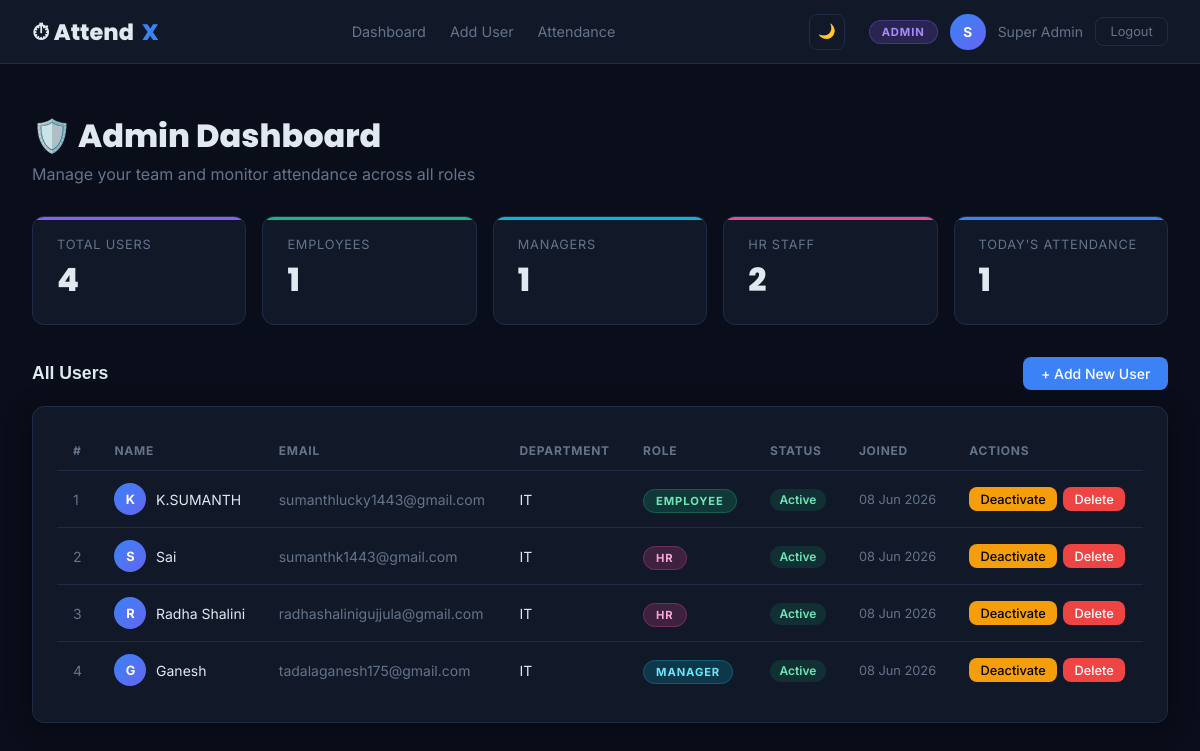
The page /admin/dashboard (signed in) on the database its author committed.
### app.py (models this page shows, shortened)
class User(db.Model):
    __tablename__ = 'users'
    id            = db.Column(db.Integer, primary_key=True)
    name          = db.Column(db.String(120), nullable=False)
    email         = db.Column(db.String(120), unique=True, nullable=False)
    department    = db.Column(db.String(100))
    role          = db.Column(db.String(20), nullable=False, default=RoleEnum.EMPLOYEE)
    password_hash = db.Column(db.String(256), nullable=False)
    is_active     = db.Column(db.Boolean, default=True)
    created_at    = db.Column(db.DateTime, default=datetime.utcnow)
    attendances   = db.relationship('Attendance', backref='user', lazy=True)
    @property
    def is_authenticated(self): return True

### app.py (the view)
@app.route('/admin/dashboard')
@login_required
def admin_dashboard():
    if current_user.role != RoleEnum.ADMIN:
        flash('Access denied.', 'danger')
        return redirect(url_for('login'))
    users      = User.query.filter(User.role != RoleEnum.ADMIN).all()
    stats = {
        'total':    len(users),
        'employee': sum(1 for u in users if u.role == RoleEnum.EMPLOYEE),
        'manager':  sum(1 for u in users if u.role == RoleEnum.MANAGER),
        'hr':       sum(1 for u in users if u.role == RoleEnum.HR),
    }
    today_att = Attendance.query.filter_by(date=date.today()).count()
    return render_template('admin/dashboard.html', users=users, stats=stats, today_att=today_att)

### app.py (called while the page is built)
@login_manager.user_loader
def load_user(user_id):
    return User.query.get(int(user_id))

### templates/admin/dashboard.html (shortened to what this page needs)
{% extends "base.html" %}
{% block nav_links %}
  <a href="{{ url_for('admin_dashboard') }}">Dashboard</a>
  <a href="{{ url_for('admin_add_user') }}">Add User</a>
  <a href="{{ url_for('admin_attendance') }}">Attendance</a>
{% endblock %}
{% block content %}
<div class="page">
  <div class="page-header">
    <h1>🛡️ Admin Dashboard</h1>
    <p>Manage your team and monitor attendance across all roles</p>
  </div>
  <div class="stat-grid">
    <div class="stat-card" style="--clr:#8b5cf6">
      <div class="label">Total Users</div>
      <div class="value">{{ stats.total }}</div>
    </div>
    <div class="stat-card" style="--clr:#10b981">
      <div class="label">Employees</div>
      <div class="value">{{ stats.employee }}</div>
    </div>
    <div class="stat-card" style="--clr:#06b6d4">
      <div class="label">Managers</div>
      <div class="value">{{ stats.manager }}</div>
    </div>
    <div class="stat-card" style="--clr:#ec4899">
      <div class="label">HR Staff</div>
      <div class="value">{{ stats.hr }}</div>
    </div>
    <div class="stat-card" style="--clr:#3b82f6">
      <div class="label">Today's Attendance</div>
      <div class="value">{{ today_att }}</div>
    </div>
  </div>
  <div style="display:flex; justify-content:space-between; align-items:center; margin-bottom:1rem;">
    <h2 style="font-family:'Syne',sans-serif; font-size:1.1rem; color:var(--text)">All Users</h2>
    <a href="{{ url_for('admin_add_user') }}" class="btn btn-primary">+ Add New User</a>
  </div>
  <div class="card">
    <div class="table-wrap">
      <table>
        <thead>
          <tr>
            <th>#</th>
            <th>Name</th>
            <th>Email</th>
            <th>Department</th>
            <th>Role</th>
            <th>Status</th>
            <th>Joined</th>
            <th>Actions</th>
          </tr>
        </thead>
        <tbody>
          {% for user in users %}
          <tr>
            <td style="color:var(--muted)">{{ loop.index }}</td>
            <td>
              <div style="display:flex; align-items:center; gap:.6rem;">
                <div style="width:32px; height:32px; border-radius:50%;
                  background:linear-gradient(135deg,var(--accent),var(--accent2));
                  display:flex; align-items:center; justify-content:center;
                  font-weight:700; font-size:.8rem; color:#fff; flex-shrink:0;">
                  {{ user.name[0].upper() }}
                </div>
                {{ user.name }}
              </div>
            </td>
            <td style="color:var(--muted)">{{ user.email }}</td>
            <td>{{ user.department or '—' }}</td>
            <td>
              <span class="role-badge role-{{ user.role }}">{{ user.role }}</span>
            </td>
            <td>
              {% if user.is_active %}
                <span class="pill pill-active">Active</span>
              {% else %}
                <span class="pill pill-inactive">Inactive</span>
              {% endif %}
            </td>
            <td style="color:var(--muted); font-size:.8rem;">{{ user.created_at.strftime('%d %b %Y') }}</td>
            <td>
              <div style="display:flex; gap:.4rem; flex-wrap:wrap;">
                <form action="{{ url_for('toggle_user', user_id=user.id) }}" method="post" style="margin:0;">
                  <button type="submit" class="btn btn-sm {% if user.is_active %}btn-warning{% else %}btn-success{% endif %}">
                    {% if user.is_active %}Deactivate{% else %}Activate{% endif %}
                  </button>
                </form>
                <form action="{{ url_for('delete_user', user_id=user.id) }}" method="post" style="margin:0;">
                  <button type="submit" class="btn btn-sm btn-danger" onclick="return confirm('Delete {{ user.name }}?')">Delete</button>
                </form>
              </div>
            </td>
          </tr>
          {% else %}
          <tr>
            <td colspan="8" style="text-align:center; color:var(--muted); padding:2rem;">
              No users yet. <a href="{{ url_for('admin_add_user') }}">Add the first one →</a>
            </td>
          </tr>
          {% endfor %}
        </tbody>
      </table>
    </div>
  </div>
</div>
{% endblock %}

### templates/base.html (shortened to what this page needs)
<!DOCTYPE html>
<html lang="en">
<head>
</head>
<body>
{% if current_user.is_authenticated %}
<nav class="navbar">
  <div class="navbar-brand">⏱ Attend<span>X</span></div>
  <div class="nav-links">
    {% block nav_links %}{% endblock %}
  </div>
  <div class="nav-user">
    <button class="theme-toggle" id="themeToggle" title="Toggle dark/light theme">
      <span id="themeIcon">🌙</span>
    </button>
    <span class="role-badge role-{{ current_user.role }}">{{ current_user.role }}</span>
    <div class="avatar">{{ current_user.name[0].upper() }}</div>
    <span style="font-size:.875rem; color:var(--muted)">{{ current_user.name }}</span>
    <a href="{{ url_for('logout') }}" class="btn-logout">Logout</a>
  </div>
</nav>
{% endif %}
<div class="alerts">
</div>
{% block content %}{% endblock %}
</body>
</html>

### templates/base.html (style rules this page uses)
:root { --bg: #0a0e1a; --surface: #111827; --surface2: #1a2235; --border: #1e2d45; --text: #e2e8f0; --muted: #64748b; --accent: #3b82f6; --accent2: #6366f1; --success: #10b981; --warning: #f59e0b; --danger: #ef4444; --admin: #8b5cf6; --manager: #06b6d4; --hr: #ec4899; --employee: #10b981; --radius: 12px; --shadow: 0 4px 24px rgba(0,0,0,.4); }
* { box-sizing:border-box; margin:0; padding:0; }
body { font-family:'Inter',sans-serif; background:var(--bg); color:var(--text); min-height:100vh; transition:background-color .3s ease, color .3s ease; }
a { color:var(--accent); text-decoration:none; }
.navbar { background:var(--surface); border-bottom:1px solid var(--border); padding:0 2rem; display:flex; align-items:center; justify-content:space-between; height:64px; position:sticky; top:0; z-index:100; backdrop-filter:blur(12px); }
.navbar-brand { font-family:'Poppins',sans-serif; font-weight:800; font-size:1.4rem; color:var(--text); display:flex; align-items:center; gap:.5rem; }
.navbar-brand span { color:var(--accent); }
.role-badge { padding:.25rem .75rem; border-radius:99px; font-size:.7rem; font-weight:700; letter-spacing:.08em; text-transform:uppercase; }
.role-admin { background:rgba(139,92,246,.2); color:#a78bfa; border:1px solid rgba(139,92,246,.3); }
.role-manager { background:rgba(6,182,212,.2); color:#67e8f9; border:1px solid rgba(6,182,212,.3); }
.role-hr { background:rgba(236,72,153,.2); color:#f9a8d4; border:1px solid rgba(236,72,153,.3); }
.role-employee { background:rgba(16,185,129,.2); color:#6ee7b7; border:1px solid rgba(16,185,129,.3); }
.nav-links { display:flex; align-items:center; gap:1.5rem; }
.nav-links a { color:var(--muted); font-size:.9rem; transition:color .2s; }
.nav-user { display:flex; align-items:center; gap:.75rem; }
.avatar { width:36px; height:36px; border-radius:50%; background:linear-gradient(135deg,var(--accent),var(--accent2)); display:flex; align-items:center; justify-content:center; font-weight:700; font-size:.85rem; color:#fff; }
.btn-logout { background:transparent; border:1px solid var(--border); color:var(--muted); padding:.4rem .9rem; border-radius:8px; cursor:pointer; font-size:.8rem; transition:all .2s; }
.alerts { padding:1rem 2rem 0; }
.page { padding:2rem; max-width:1300px; margin:0 auto; }
.page-header { margin-bottom:2rem; }
.page-header h1 { font-family:'Poppins',sans-serif; font-weight:800; font-size:2rem; }
.page-header p { color:var(--muted); margin-top:.25rem; }
.card { background:var(--surface); border:1px solid var(--border); border-radius:var(--radius); padding:1.5rem; box-shadow:var(--shadow); }
.stat-grid { display:grid; grid-template-columns:repeat(auto-fit,minmax(180px,1fr)); gap:1rem; margin-bottom:2rem; }
.stat-card { background:var(--surface); border:1px solid var(--border); border-radius:var(--radius); padding:1.25rem 1.5rem; position:relative; overflow:hidden; }
.stat-card::before { content:''; position:absolute; top:0; left:0; right:0; height:3px; background:var(--clr, var(--accent)); }
.stat-card .label { color:var(--muted); font-size:.8rem; text-transform:uppercase; letter-spacing:.06em; }
.stat-card .value { font-family:'Poppins',sans-serif; font-size:2rem; font-weight:800; margin-top:.25rem; }
.table-wrap { overflow-x:auto; }
table { width:100%; border-collapse:collapse; font-size:.875rem; }
th { text-align:left; padding:.75rem 1rem; color:var(--muted); font-size:.75rem; text-transform:uppercase; letter-spacing:.06em; border-bottom:1px solid var(--border); }
td { padding:.75rem 1rem; border-bottom:1px solid var(--border); }
tr:last-child td { border-bottom:none; }
.btn { display:inline-flex; align-items:center; gap:.4rem; padding:.5rem 1.1rem; border-radius:8px; font-size:.875rem; font-weight:500; cursor:pointer; border:none; transition:all .2s; font-family:'Inter',sans-serif; }
.btn-primary { background:var(--accent); color:#fff; }
.btn-danger { background:var(--danger); color:#fff; }
.btn-warning { background:var(--warning); color:#000; }
.btn-sm { padding:.3rem .7rem; font-size:.8rem; }
.pill { padding:.2rem .6rem; border-radius:99px; font-size:.75rem; font-weight:600; }
.pill-active { background:rgba(16,185,129,.15); color:#6ee7b7; }
.theme-toggle { background:transparent; border:1px solid var(--border); color:var(--muted); padding:.4rem .6rem; border-radius:8px; cursor:pointer; font-size:.9rem; transition:all .2s; display:flex; align-items:center; justify-content:center; width:36px; height:36px; margin-right:.75rem; }

### rows shown on the page
User: role "ADMIN", name "S", name "Super Admin"
User: name "K", name "K.SUMANTH", email "sumanthlucky1443@gmail.com", department "IT", role "EMPLOYEE", is_active "Active", created_at "08 Jun 2026"
User: name "S", name "Sai", email "sumanthk1443@gmail.com", department "IT", role "HR", is_active "Active", created_at "08 Jun 2026"
User: name "R", name "Radha Shalini", email "radhashalinigujjula@gmail.com", department "IT", role "HR", is_active "Active", created_at "08 Jun 2026"
User: name "G", name "Ganesh", email "tadalaganesh175@gmail.com", department "IT", role "MANAGER", is_active "Active", created_at "08 Jun 2026"

### other values the page prints
{{ stats.total }} "4"
{{ stats.employee }} "1"
{{ stats.manager }} "1"
{{ stats.hr }} "2"
{{ today_att }} "1"
